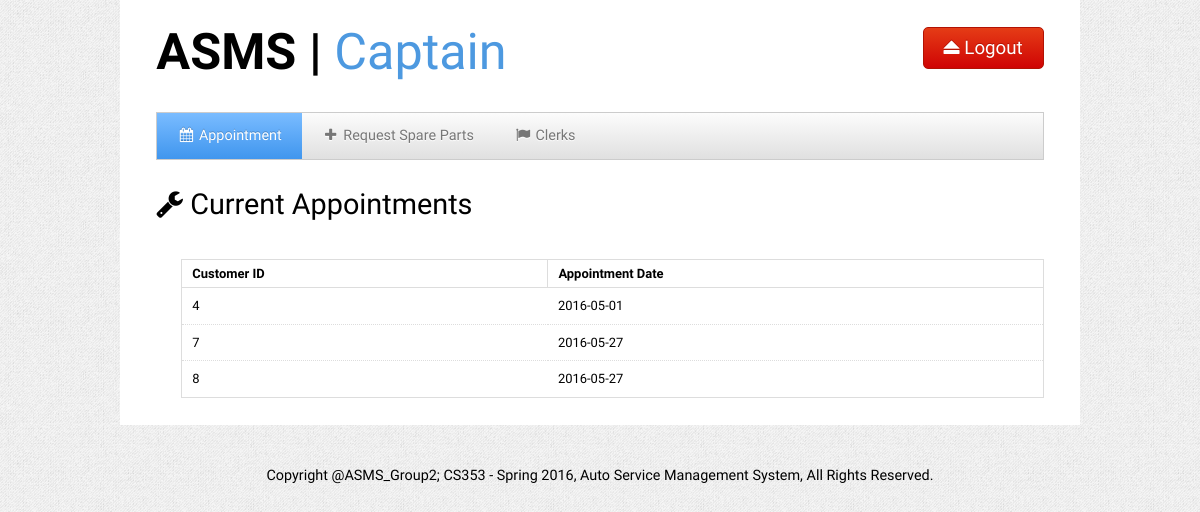
The page /captain_main.php (signed in) on the database its author committed.
### tables this page shows
CREATE TABLE `service` (
  `service_id` int(10) NOT NULL,
  `car_id` int(10) NOT NULL,
  `ops_id` int(10) NOT NULL,
  `department_id` int(10) NOT NULL,
  `customer_id` int(10) NOT NULL,
  `available` int(1) NOT NULL,
  `demand` int(1) NOT NULL,
  `done` int(1) NOT NULL,
  `start_date` date NOT NULL
);

### captain_main.php (the view, shortened to what this page needs)
<?php
$host = "localhost";
$user = "root";
$pass = "";
$conn = mysql_connect($host,$user,$pass);
echo "
	<!DOCTYPE html>
<html>
<head>
	<title>ASMS | Captain</title>
	<meta charset=UTF-8'>
	<meta name='viewport' content='width=device-width, initial-scale=1.0'/>
	<meta name='description' content='' />
	<link rel='stylesheet' type='text/css' href='css/kickstart.css' media='all' />
	<link rel='stylesheet' type='text/css' href='style.css' media='all' />
	<script type='text/javascript' src='https://ajax.googleapis.com/ajax/libs/jquery/1.9.1/jquery.min.js'></script>
	<script type='text/javascript' src='js/kickstart.js'></script>
</head>
<body>
<div id='container' class='grid'>
	<header>
		<div class='col_6 column'>
			<h1><a href='captain_main.php'><strong>ASMS | </strong>Captain</a></h1>
		</div>
		<div class='col_6 column right'>
			<form action='captain_logout.php' id='add_job_link'>
				<button class='large red'><i class='icon-eject'></i> Logout</button>
			</form>
		</div>
	</header>
	<div class='col_12 column'>
		<ul class='menu'>
		<li class='current'><a href='captain_main.php'><i class='icon-calendar'></i> Appointment</a></li>
		<li><a href='captain_reqpart.php'><i class='icon-plus'></i> Request Spare Parts</a></li>
		<li><a href='captain_clerks.php'><i class='icon-flag'></i> Clerks</a></li>
		</ul>
	</div>
		<div id='category_block' class='col_12 column'>
		<h4><td><i class='icon-wrench'></i></td> Current Appointments</h4>
			<ul></ul>
		</div>
		<div class='col_12 column'>
			<ul id='listings'>
			<table class='sortable' cellspacing='0' cellpadding='0'>
			<thead><tr><center>
				<th>Customer ID</th>
				<th>Appointment Date</th>
			</tr></thead>
			<tbody>
";
			$curr = $_SESSION['employee_id'];
			$query = "SELECT * FROM service NATURAL JOIN operations NATURAL JOIN captain WHERE employee_id = ".$curr."";
			$result = mysql_query($query, $conn) or die( mysql_error());
				while($row = mysql_fetch_array($result)){
					echo "<tr>";
					$customer = $row['customer_id'];
					$start_date = $row['start_date'];
					echo"<td>".$customer."</td>";
					echo"<td>".$start_date."</td>";
					echo"</tr>";
				}
echo"
			</tbody></center>
			</table>
			</div>
			</ul>
		</div>
		<div class='clearfix'></div>
		<footer>
			<p>Copyright @ASMS_Group2; CS353 - Spring 2016, Auto Service Management System, All Rights Reserved.</p>
		</footer>
</div>
</body>
</html>
";
?>

### css/kickstart.css (style rules this page uses)
* { -webkit-box-sizing: border-box; -moz-box-sizing: border-box; box-sizing: border-box; }
a { color:#4D99E0;outline:0; }
a [class^="icon-"] { color:inherit;text-decoration:none; }
strong,b { color:#000;font-weight:bold; }
.right { text-align:right; }
article,aside,details,figcaption,figure, footer,header,hgroup,menu,nav,section { display:block; }
h1,h2,h3,h4,h5,h6 { font-weight:bold; line-height:140%; }
h1 { font-size:3.5em; margin:10px 0 10px 0; }
h4 { font-size:2em; margin:10px 0 10px 0; }
p { margin:10px 0; }
ul, ol { padding:0; margin:0 0 20px 25px; }
li { padding:5px 0; margin:0; }
table { width:100%;margin:0 0 10px 0;text-align:left;border-collapse: collapse; }
thead, tbody { margin:0;padding:0; }
th, td { padding:7px 10px;font-size:0.9em;border-bottom:1px dotted #ddd;text-align:left; }
thead th { font-size:0.9em;padding:3px 10px;border-bottom:1px solid #ddd; }
tbody tr.last th, tbody tr.last td { border-bottom:0; }
table.sortable { border:1px solid #ddd; }
table.sortable thead th { cursor: pointer;position:relative;top:0;left:0;border-right:1px solid #ddd; }

### style.css (style rules this page uses)
h1,h2,h3,h4,h5,h6 { font-family: "Arimo", arial, verdana, sans-serif; font-weight:normal; }
thead th, tbody th { font-family: "Arimo", arial, verdana, sans-serif; }
button, a.btn, input[type="submit"], input[type="reset"], input[type="button"] { font-family: "Arimo", arial, verdana, sans-serif; }
.menu { font-family: "Arimo", arial, verdana, sans-serif; }
a { text-decoration:none; }
li { list-style:none; }
body { margin:0; padding:0 0 0 0; color:#000; background:#efefef url(css/img/gray_jean.png); font:normal 0.9em/150% 'Arimo', arial, verdana, sans-serif; text-shadow: 0 0 1px transparent; }
#container { background:#fff; overflow:hidden; min-height:300px; max-width:960px; }
#add_job_link { margin-top:20px; }
footer { padding:30px 0 30px 0; text-align:center; }

### css/kickstart-buttons.css (style rules this page uses)
button, a.btn, a.btn:visited, a.button, a.button:visited, input[type="submit"], input[type="reset"], input[type="button"] { position:relative; top:0; left:0; vertical-align: middle; margin:0; padding:10px 15px; line-height:100%; -moz-border-radius:5px; -webkit-border-radius:5px; border-radius:5px; cursor: pointer; width:auto; overflow:visible; font-weight:normal; font-size:14px; text-shadow:0 1px 0 #fff; color:#666; text-decoration:none; vertical-align: middle; -webkit-box-sizing: border-box; -moz-box-sizing: border-box; box-sizing: border-box; display:inline-block; *display:inline; zoom:1; border:1px solid #ccc; background: rgb(252,252,252); background: -moz-linear-gradient(top, rgba(252,252,252,1) 0%, rgba(224,224,224,1) 100%); background: -webkit-gradient(linear, left top, left bottom, color-stop(0%,rgba(252,252,252,1)), color-stop(100%,rgba(224,224,224,1))); background: -webkit-linear-gradient(top, rgba(252,252,252,1) 0%,rgba(224,224,224,1) 100%); background: -o-linear-gradient(top, rgba(252,252,252,1) 0%,rgba(224,224,224,1) 100%); filter: progid:DXImageTransform.Microsoft.gradient( startColorstr='#fcfcfc', endColorstr='#e0e0e0',GradientType=0 ); background: linear-gradient(top, rgba(252,252,252,1) 0%,rgba(224,224,224,1) 100%); }
button, input[type="submit"], input[type="reset"], input[type="button"] { *padding:7px 15px; }
button.large, a.btn.large, a.button.large { font-size:1.3em;padding:10px 20px; }
button.red, a.btn.red, a.button.red, input[type=submit].red, input[type=reset].red, input[type=button].red { text-shadow:0 -1px 0 #B21203; color:#fff; border:1px solid #B21203; background: rgb(229,60,22); background: -moz-linear-gradient(top, rgba(229,60,22,1) 0%, rgba(207,4,4,1) 100%); background: -webkit-gradient(linear, left top, left bottom, color-stop(0%,rgba(229,60,22,1)), color-stop(100%,rgba(207,4,4,1))); background: -webkit-linear-gradient(top, rgba(229,60,22,1) 0%,rgba(207,4,4,1) 100%); background: -o-linear-gradient(top, rgba(229,60,22,1) 0%,rgba(207,4,4,1) 100%); background: linear-gradient(top, rgba(229,60,22,1) 0%,rgba(207,4,4,1) 100%); filter: progid:DXImageTransform.Microsoft.gradient( startColorstr='#e53c16', endColorstr='#cf0404',GradientType=0 ); }

### css/kickstart-forms.css (style rules this page uses)
form { padding:0; margin:0; }
input[type="text"], textarea, button, a.button, a, input[type="file"] { -moz-transition: -moz-box-shadow 0.5s, border 0.5s, background 0.5s; -webkit-transition: -webkit-box-shadow 0.5s, border 0.5s, background 0.5s; -o-transition: box-shadow 0.5s, border 0.5s, background 0.5s; transition: box-shadow 0.5s, border 0.5s, background 0.5s; }

### rows shown on the page
service: customer "4", start_date "2016-05-01"
service: customer "7", start_date "2016-05-27"
service: customer "8", start_date "2016-05-27"
